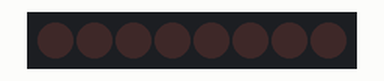
Bench run of a sketch on a simulated Arduino Uno, built with avr-gcc and run on an emulated ATmega328P. Shown: 8 shift-register outputs drawn as a row of LEDs (first output left, lit = HIGH). Wiring (inferred from the names in the program): shift register (74HC595): data pin 4; shift clock pin 6; latch pin 5. Wiring (inferred from the signals the program sends): row of LEDs: on Q0, Q1, Q2, Q3, Q4, Q5, Q6, Q7.

Above: at 0.02 s.
At 1.87 s:
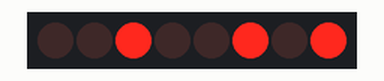
At 3.73 s:
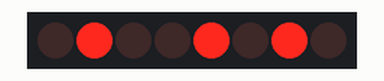
At 7.49 s:
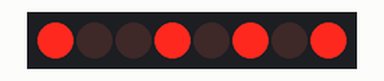
At 11.25 s:
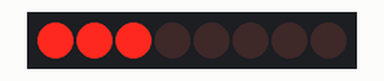
At 15.0 s:
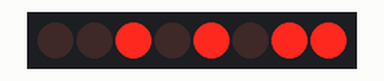
Timing chart, 0 to 16.7 s (numbered marks = the images above):
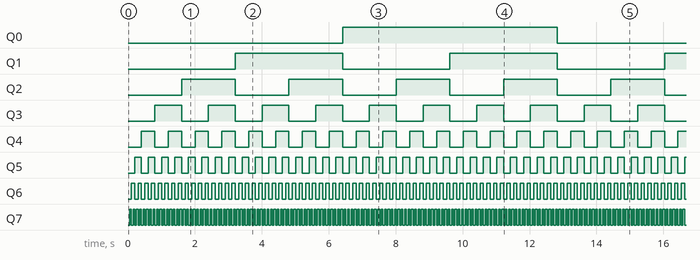

Measured:
- by itself, Q0: alternates HIGH for 6.4 s and LOW for 6.4 s
- by itself, Q1: alternates HIGH for 3.2 s and LOW for 3.2 s
- by itself, Q2: alternates HIGH for 1.6 s and LOW for 1.6 s
- by itself, Q3: alternates HIGH for 0.80 s and LOW for 0.80 s
- by itself, Q4: alternates HIGH for 0.40 s and LOW for 0.40 s
- by itself, Q5: alternates HIGH for 0.20 s and LOW for 0.20 s
- by itself, Q6: alternates HIGH for 0.10 s and LOW for 0.10 s
- by itself, Q7: alternates HIGH for 0.05 s and LOW for 0.05 s

The sketch:

portCogullama.ino
```cpp
int latchPin = 5;
int clockPin = 6;
int dataPin = 4;
byte led = 0;

void setup() {
  pinMode(latchPin, OUTPUT);
  pinMode(dataPin, OUTPUT);
  pinMode(clockPin, OUTPUT);
}

void loop() {
  for(int i = 0; i < 256; i++){
    led = i;
    ledYaz();
    delay(50);
  }
}

void ledYaz(){
  digitalWrite(latchPin, LOW);
  shiftOut(dataPin, clockPin, LSBFIRST, led);
  digitalWrite(latchPin, HIGH);
}
```
